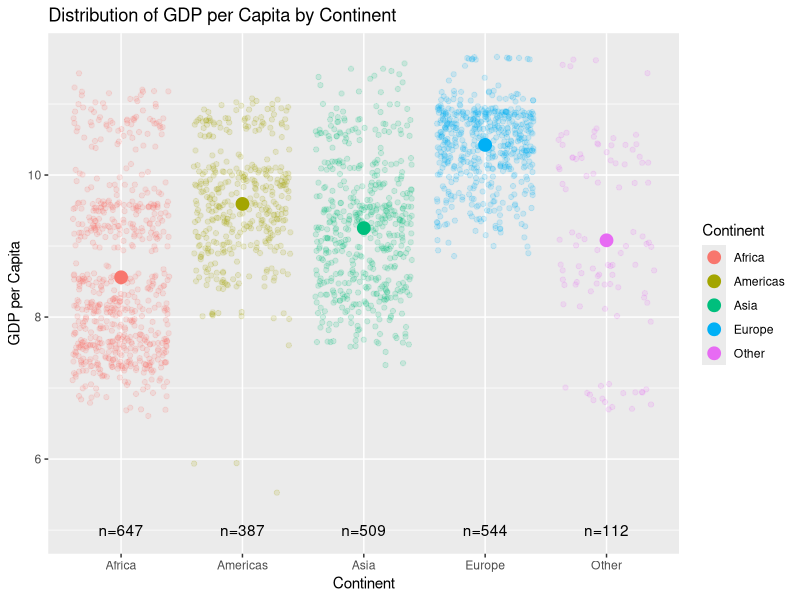
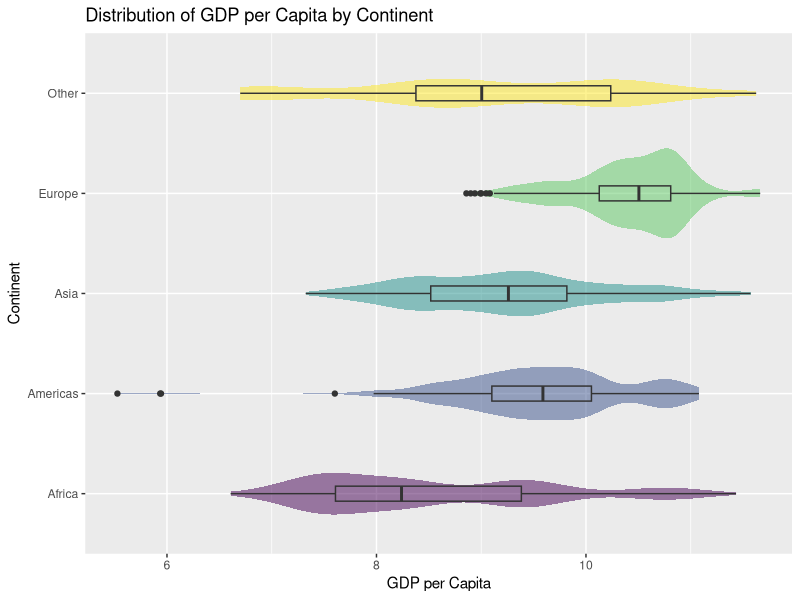
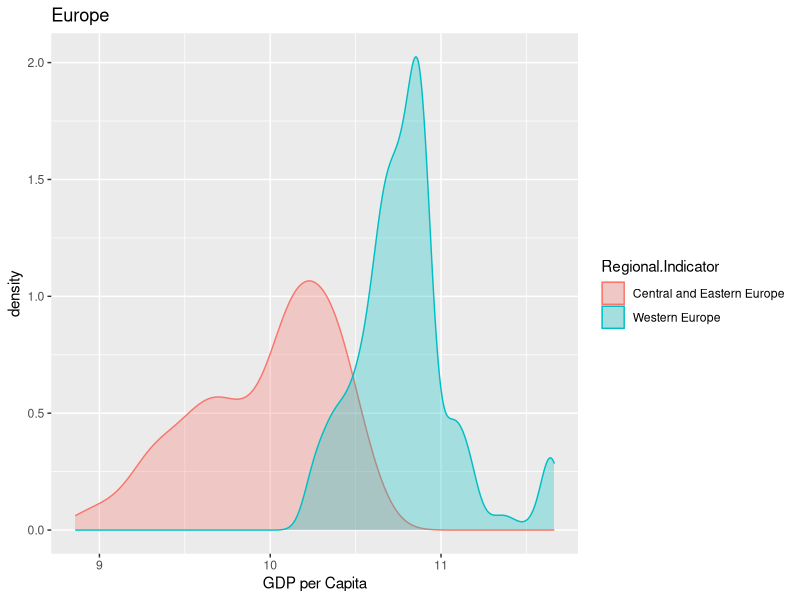
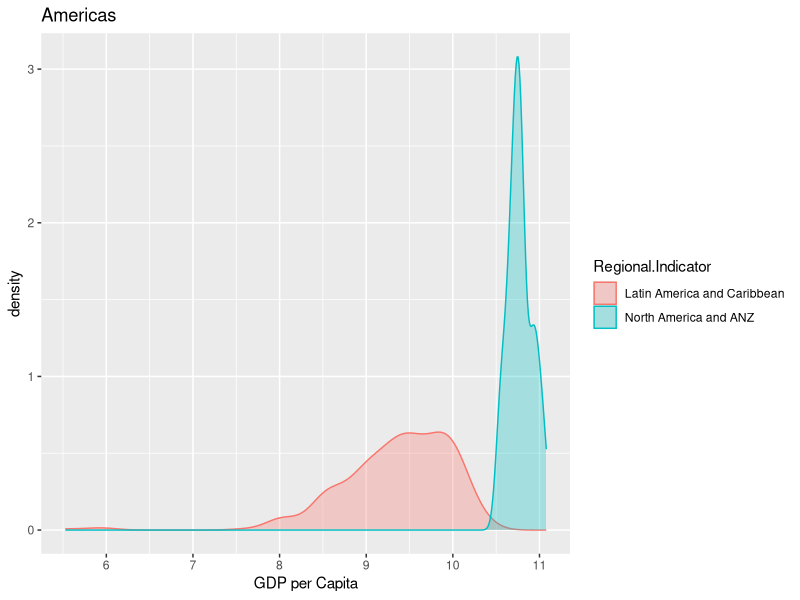
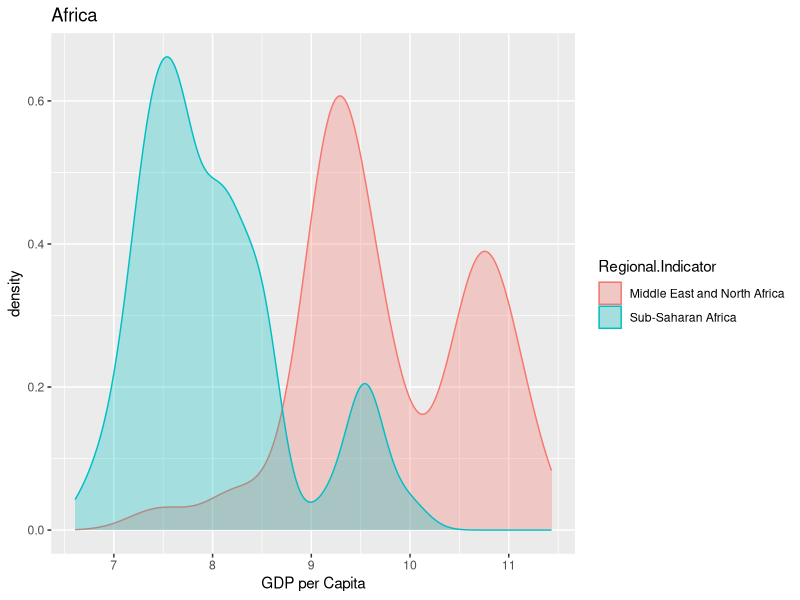
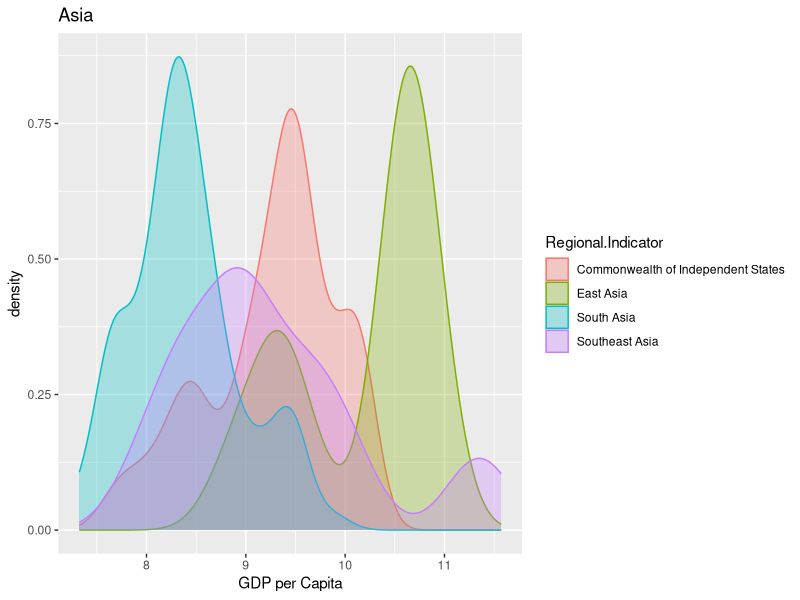

Generate these figures, in order, with R:
## ---- chunk 1
library(dplyr)
library(ggplot2)
library(viridis)
library(ggridges)
## ---- chunk 2
df <- read.csv("HappyDataFrame.csv")
View(df)
## ---- chunk 3
by_continent <-
  df %>%
  group_by(Continent) %>%
  summarise(n=n(), Log.GDP.Per.Capita=mean(Log.GDP.Per.Capita, na.rm=TRUE))

df %>%
  ggplot(aes(x=Continent, y=Log.GDP.Per.Capita, color=Continent)) +
  geom_point(alpha = 0.15, position="jitter") +
  geom_point(data=by_continent, size=4) +
  geom_text(data=by_continent, aes(label=paste0("n=", n), y=5, color=NULL)) +
  labs("title" = "Distribution of GDP per Capita by Continent", y="GDP per Capita")
## ---- chunk 4
df %>%
  ggplot(aes(y=Continent, x=Log.GDP.Per.Capita)) +
  geom_violin(aes(fill=Continent), alpha=0.5, color=NA, scale="area", show.legend=FALSE) + 
  geom_boxplot(aes(fill=NA), alpha=0.3, width=0.15, outlier.alpha=1, show.legend=FALSE) +
  scale_fill_viridis(discrete=TRUE) +
  labs("title" = "Distribution of GDP per Capita by Continent", x="GDP per Capita")
## ---- chunk 5
df %>%
  filter(Continent=="Europe") %>%
  ggplot(aes(Log.GDP.Per.Capita, color=Regional.Indicator, fill=Regional.Indicator)) +
  geom_density(alpha=0.3) +
  labs("title" = "Europe", x="GDP per Capita")
## ---- chunk 6
df %>%
  filter(Continent=="Americas") %>%
  ggplot(aes(Log.GDP.Per.Capita, color=Regional.Indicator, fill=Regional.Indicator)) +
  geom_density(alpha=0.3) +
  labs("title" = "Americas", x="GDP per Capita")
## ---- chunk 7
df %>%
  filter(Continent=="Africa") %>%
  ggplot(aes(Log.GDP.Per.Capita, color=Regional.Indicator, fill=Regional.Indicator)) +
  geom_density(alpha=0.3) +
  labs("title" = "Africa", x="GDP per Capita")
## ---- chunk 8
df %>%
  filter(Continent=="Asia") %>%
  ggplot(aes(Log.GDP.Per.Capita, color=Regional.Indicator, fill=Regional.Indicator)) +
  geom_density(alpha=0.3) +
  labs("title" = "Asia", x="GDP per Capita")
